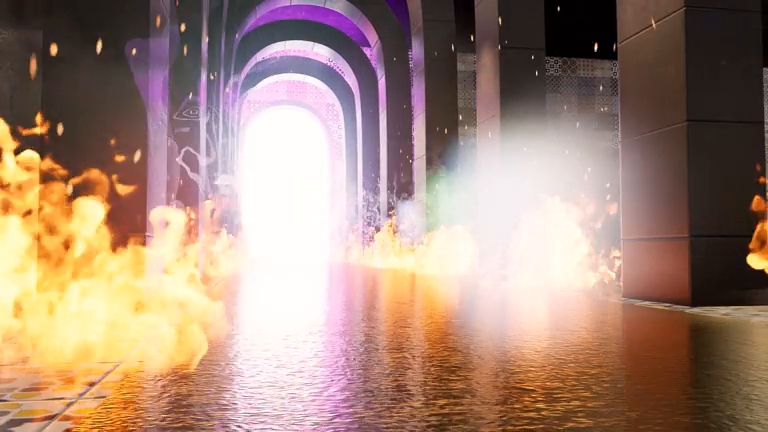
#> input picture frame 30 of test inputs/video1.mp4, 768 x 432 px
$ python run_example.py
#> lines starting #> are read from the running program, lines starting #| are printed output that depends on the picture; after the words box and inside, x2 and y2 are one past the last pixel; in counts of white or black regions, pixels touching at a corner belong together
### safe_path_lib/preprocess.py
import cv2

# Prepares a video frame for further processing by converting it to grayscale and reducing noise.

def preprocess_frame(frame):

    # Converts the input frame from a color image (BGR format) to a grayscale image.
    # Grayscale simplifies processing by reducing the number of channels.
    gray = cv2.cvtColor(frame, cv2.COLOR_BGR2GRAY)

    # Denoising algorithm to the grayscale image to remove noise.
    denoised = cv2.fastNlMeansDenoising(gray, None, 30, 7, 21)
    return denoised

#  Identifies obstacles in the preprocessed frame by applying adaptive thresholding

def detect_obstacles(frame):

    # Converts the input frame into a binary image (black and white) using adaptive thresholding.
    return cv2.adaptiveThreshold(
        frame, 255, cv2.ADAPTIVE_THRESH_GAUSSIAN_C,
        cv2.THRESH_BINARY_INV, 11, 2
    )

### safe_path_lib/core.py
import networkx as nx  # Import the NetworkX library for graph creation and pathfinding

# Initialize an empty undirected graph
G = nx.Graph()

def build_graph(obstacle_map):
    """
    Constructs a graph representation of the environment based on the obstacle map.
    Nodes represent open spaces, and edges connect adjacent nodes.
    """
    global G  # Use the global graph variable
    height, width = obstacle_map.shape  # Get the dimensions of the obstacle map
    G.clear()  # Clear any existing nodes and edges in the graph

    # Add nodes for all open spaces (cells with value 0) in the obstacle map
    for x in range(height):
        for y in range(width):
            if obstacle_map[x, y] == 0:  # Check if the cell is not an obstacle
                G.add_node((x, y))  # Add the cell as a node in the graph

    # Add edges between adjacent nodes (up, down, left, right)
    for x, y in G.nodes():  # Iterate through all nodes in the graph
        for dx, dy in [(-1, 0), (1, 0), (0, -1), (0, 1)]:  # Neighboring directions
            neighbor = (x + dx, y + dy)  # Calculate the neighbor's coordinates
            if neighbor in G:  # Check if the neighbor is a valid node
                G.add_edge((x, y), neighbor)  # Add an edge between the current node and the neighbor

def find_safe_path(start, end):
    """
    Finds the shortest path between the start and end nodes using the A* algorithm.
    Returns an empty list if no path exists.
    """
    if start not in G or end not in G:  # Check if both start and end nodes exist in the graph
        return []  # Return an empty list if either node is missing
    try:
        # Use the A* algorithm to find the shortest path
        return nx.astar_path(G, start, end)
    except nx.NetworkXNoPath:
        # Handle the case where no path exists between the nodes
        return []

### safe_path_lib/visualizer.py
import cv2
import numpy as np

def visualize_path_perspective(frame, path):
    height, width = frame.shape[:2]
    vanishing_point = (width // 2, 0)

    overlay = frame.copy()
    for x, y in path:
        dist = np.sqrt((y - vanishing_point[0])**2 + (x - vanishing_point[1])**2)
        thickness = max(1, int(10 - dist / 50))
        color_intensity = max(100, 255 - int(dist / 2))
        color = (0, color_intensity, color_intensity)
        cv2.circle(overlay, (y, x), thickness, color, -1)

    gradient = np.zeros_like(frame, dtype=np.uint8)
    for i in range(height):
        alpha = max(0, 1 - i / height)
        cv2.line(gradient, (0, i), (width, i), (255, 255, 255), 1)
        gradient[i] = (gradient[i] * alpha).astype(np.uint8)

    blended = cv2.addWeighted(overlay, 0.8, gradient, 0.2, 0)
    cv2.circle(blended, vanishing_point, 10, (255, 255, 255), -1)
    return blended

### examples/run_example.py

import sys
import os
import logging
import time
import csv
import cv2
import numpy as np

logging.basicConfig(level=logging.INFO)

# include the library
sys.path.insert(0, os.path.abspath(os.path.join(os.path.dirname(__file__), '..')))

from safe_path_lib import (
    preprocess_frame,
    detect_obstacles,
    build_graph,
    find_safe_path,
    visualize_path_perspective,
)

# Initialize
GRAPH_UPDATE_INTERVAL = 5
frame_counter = 0
prev_obstacle = None

# Metrics
frame_times = []
obstacle_densities = []
graph_times = []
path_lengths = []

# Load video
cap = cv2.VideoCapture(r'test inputs\video1.mp4')  # path

while cap.isOpened():
    ret, frame = cap.read()
#> frame is the input picture: shape (432, 768, 3); mean B, G, R 120.2, 135.6, 164.2
    if not ret:
        break

    frame_start = time.time()  # Start frame timer

    processed_frame = preprocess_frame(frame)
#> in preprocess_frame, `gray = cv2.cvtColor(frame, cv2.COLOR_BGR2GRAY)`:
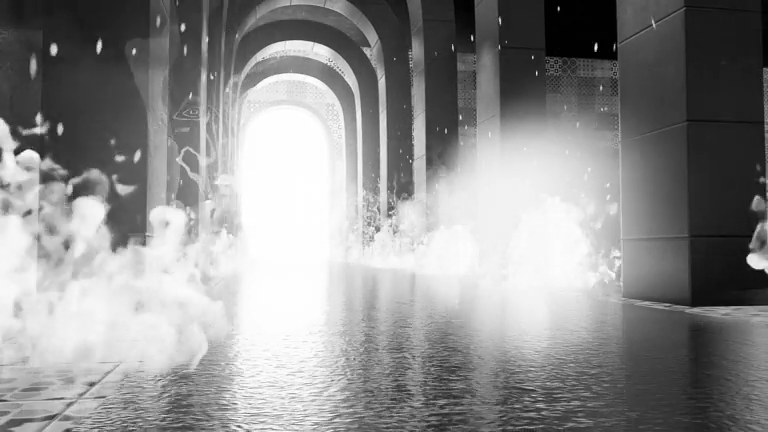
#> gray: shape (432, 768); min 0, max 255, mean 142.4
#> in preprocess_frame, `denoised = cv2.fastNlMeansDenoising(gray, None, 30, 7, 21)`:
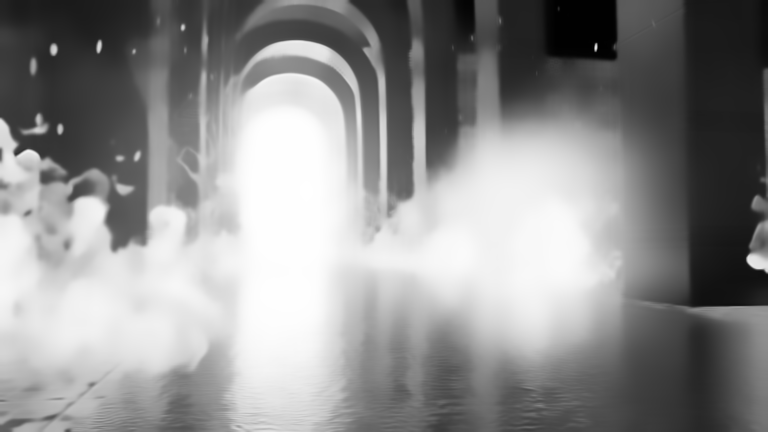
#> denoised: shape (432, 768); min 1, max 255, mean 142.4
    obstacles = detect_obstacles(processed_frame)
#> in detect_obstacles, `return cv2.adaptiveThreshold( frame, 255, cv2.ADAPTIVE_THRESH_GAUSSIAN..`:
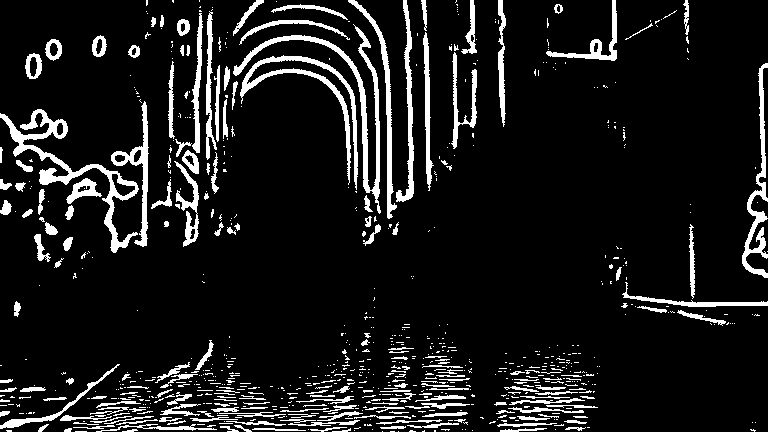
#> returned value: shape (432, 768); 10.4% white; 810 white regions (615 under 20 px), largest, box (x1, y1, x2, y2) and area: (0, 109, 139, 253) 2660, (233, 24, 381, 214) 2235, (240, 55, 358, 190) 1888

    # Obstacle density (%)
    obstacle_density = np.count_nonzero(obstacles) / obstacles.size * 100
#> obstacle_density = 10.37
    obstacle_densities.append(obstacle_density)

    # Build graph periodically or if obstacle map changes
    if frame_counter % GRAPH_UPDATE_INTERVAL == 0 or not np.array_equal(obstacles, prev_obstacle):
        graph_start = time.time()
        build_graph(obstacles)
        graph_time = (time.time() - graph_start) * 1000  # in ms
        graph_times.append(graph_time)
        prev_obstacle = obstacles.copy()
    else:
        graph_times.append(0)

    # Pathfinding
    start_point = (processed_frame.shape[0] // 2, 0)
#> start_point = (216, 0)
    end_point = (processed_frame.shape[0] // 2, processed_frame.shape[1] - 1)
#> end_point = (216, 767)
    path = find_safe_path(start_point, end_point)
#> path = []
    path_lengths.append(len(path) if path else 0)

    # Visualize
    frame_with_path = visualize_path_perspective(frame, path)
#> after the loop in visualize_path_perspective, `for i in range(height):`:
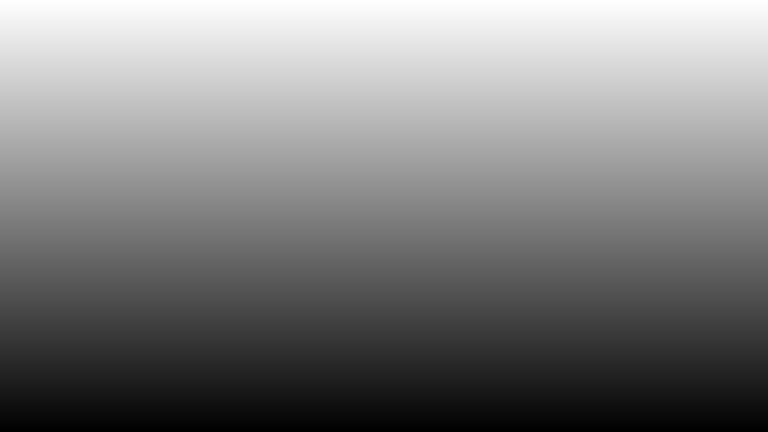
#> gradient: shape (432, 768, 3); min 0, max 255, mean 127.3
#> in visualize_path_perspective, `blended = cv2.addWeighted(overlay, 0.8, gradient, 0.2, 0)`:
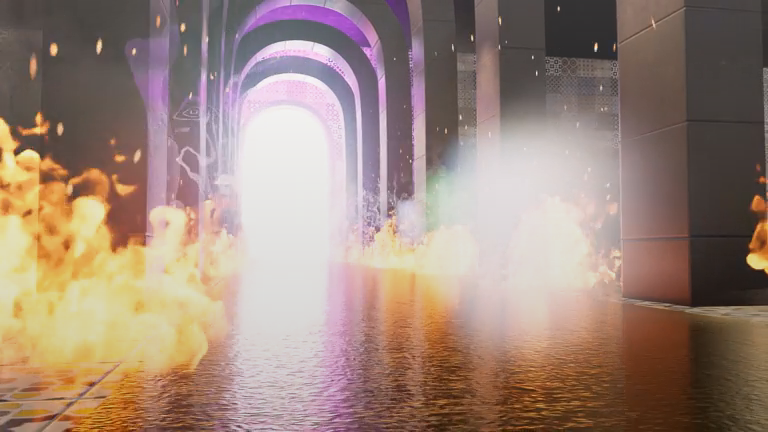
#> blended: shape (432, 768, 3); mean B, G, R 121.6, 133.9, 156.8
#> in visualize_path_perspective, `cv2.circle(blended, vanishing_point, 10, (255, 255, 255), -1)`:
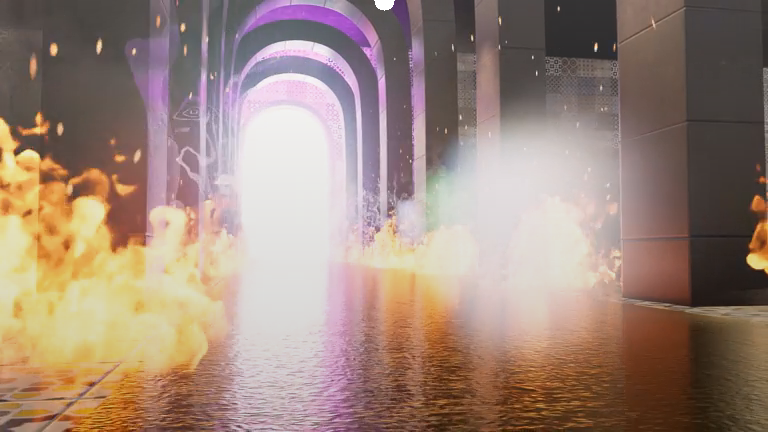
#> blended: shape (432, 768, 3); 0.05% of pixels changed, all inside (x1, y1, x2, y2) = (374, 0, 395, 11)
    cv2.imshow('Safe Path', frame_with_path)

    frame_end = time.time()
    frame_time = (frame_end - frame_start) * 1000  # in ms
    frame_times.append(frame_time)

    frame_counter += 1
    if cv2.waitKey(30) & 0xFF == ord('e'):
#> (key e is pressed here)
        break

cap.release()
cv2.destroyAllWindows()

# Save metrics to CSV
with open('library_metrics.csv', 'w', newline='') as file:
    writer = csv.writer(file)
    writer.writerow(['Frame', 'Frame Time (ms)', 'Obstacle Density (%)', 'Graph Time (ms)', 'Path Length'])
    for i in range(len(frame_times)):
        writer.writerow([
            i + 1,
            frame_times[i],
            obstacle_densities[i],
            graph_times[i],
            path_lengths[i]
        ])

print("Metrics saved to library_metrics.csv")

$ run again, starting later in the video
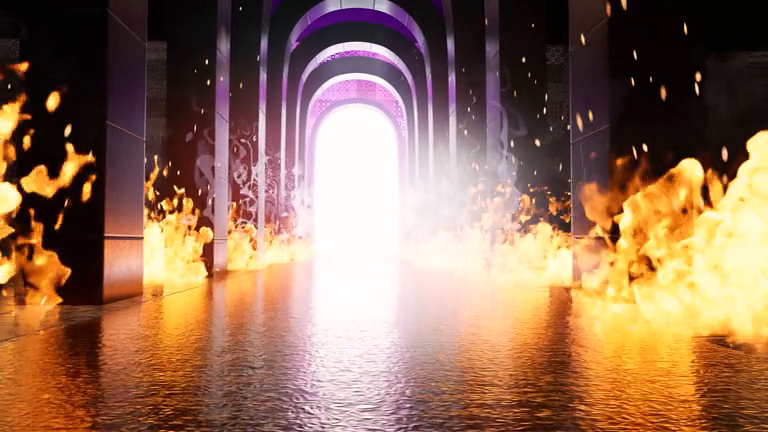
#> input picture frame 135 of test inputs/video1.mp4, 768 x 432 px
#> frame is the input picture: shape (432, 768, 3); mean B, G, R 88.2, 111.2, 147.9
#> in detect_obstacles, `return cv2.adaptiveThreshold( frame, 255, cv2.ADAPTIVE_THRESH_GAUSSIAN..`:
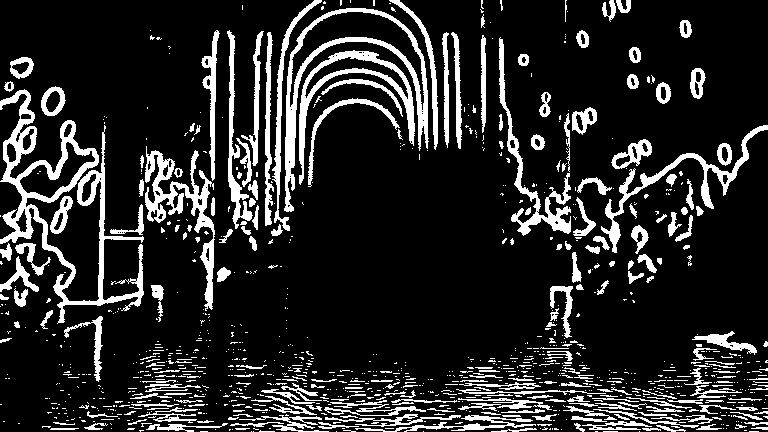
#> returned value: shape (432, 768); 15.8% white; 1072 white regions (830 under 20 px), largest, box (x1, y1, x2, y2) and area: (0, 89, 144, 324) 6268, (284, 8, 429, 212) 3471, (145, 146, 215, 311) 2712
#> obstacle_density = 15.77
#> in visualize_path_perspective, `cv2.circle(blended, vanishing_point, 10, (255, 255, 255), -1)`:
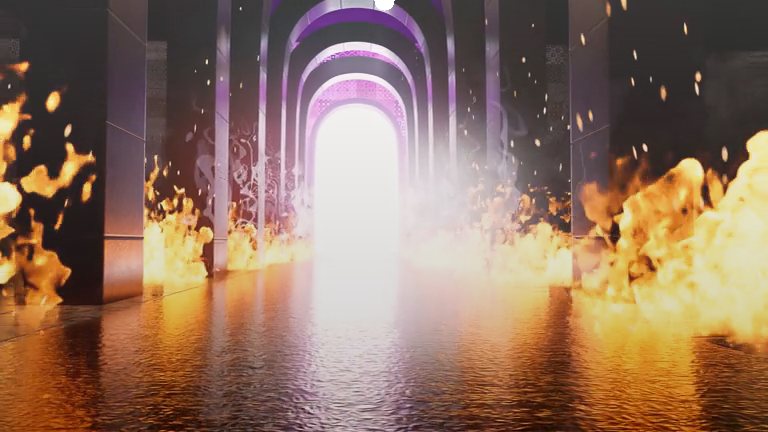
#> blended: shape (432, 768, 3); mean B, G, R 96, 114.5, 143.9

$ run again, starting later in the video
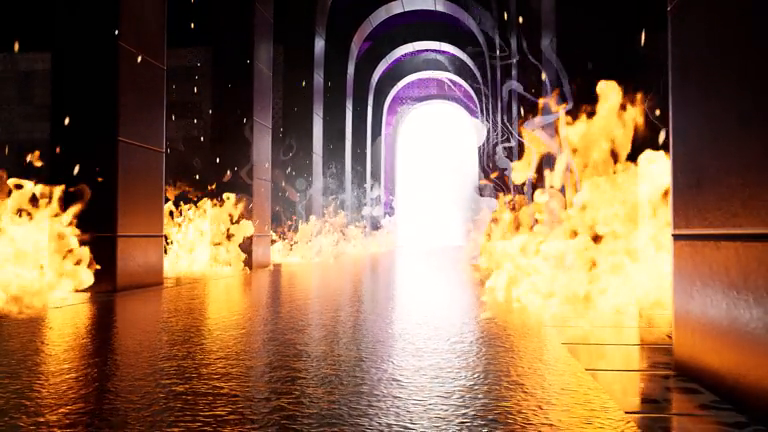
#> input picture frame 240 of test inputs/video1.mp4, 768 x 432 px
#> frame is the input picture: shape (432, 768, 3); mean B, G, R 74, 102.9, 136.5
#> in detect_obstacles, `return cv2.adaptiveThreshold( frame, 255, cv2.ADAPTIVE_THRESH_GAUSSIAN..`:
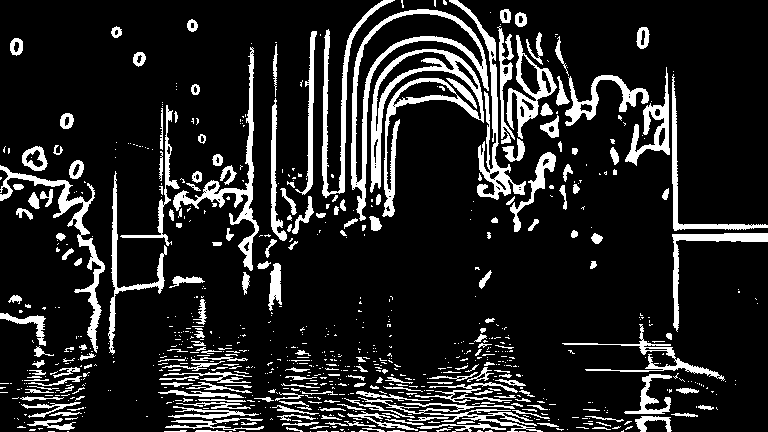
#> returned value: shape (432, 768); 14.4% white; 821 white regions (596 under 20 px), largest, box (x1, y1, x2, y2) and area: (370, 49, 484, 217) 3960, (351, 9, 489, 221) 2996, (0, 165, 105, 353) 2114
#> obstacle_density = 14.45
#> in visualize_path_perspective, `cv2.circle(blended, vanishing_point, 10, (255, 255, 255), -1)`:
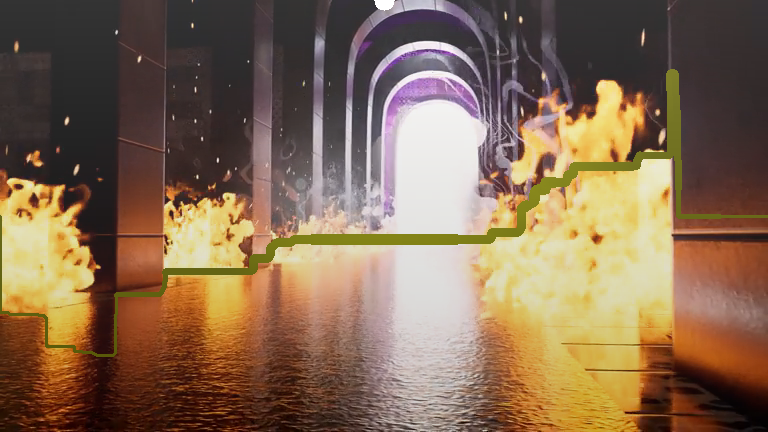
#> blended: shape (432, 768, 3); mean B, G, R 82.5, 107, 133.1
